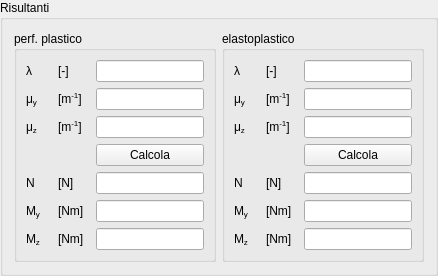
            <widget class="QGroupBox" name="NMyMzGBox">
             <property name="title">
              <string>Risultanti</string>
             </property>
             <layout class="QGridLayout" name="gridLayout_26">
              <item row="0" column="0">
               <widget class="QGroupBox" name="NMyMzPlastGBox">
                <property name="title">
                 <string>perf. plastico</string>
                </property>
                <layout class="QGridLayout" name="gridLayout_15">
                 <item row="0" column="0" colspan="3">
                  <widget class="QLabelRichName" name="lPlastLabel">
                   <property name="text">
                    <string>&lt;!DOCTYPE HTML PUBLIC &quot;-//W3C//DTD HTML 4.0//EN&quot; &quot;http://www.w3.org/TR/REC-html40/strict.dtd&quot;&gt;
&lt;html&gt;&lt;head&gt;&lt;meta name=&quot;qrichtext&quot; content=&quot;1&quot; /&gt;&lt;/head&gt;
&lt;body&gt;
λ
&lt;/body&gt;
&lt;/html&gt;</string>
                   </property>
                  </widget>
                 </item>
                 <item row="0" column="4" colspan="2">
                  <widget class="QLabelUnitMeasure" name="lPlastUMLabel">
                   <property name="text">
                    <string>&lt;!DOCTYPE HTML PUBLIC &quot;-//W3C//DTD HTML 4.0//EN&quot; &quot;http://www.w3.org/TR/REC-html40/strict.dtd&quot;&gt;
&lt;html&gt;&lt;head&gt;&lt;meta name=&quot;qrichtext&quot; content=&quot;1&quot; /&gt;&lt;/head&gt;
&lt;body&gt;
[-]
&lt;/body&gt;
&lt;/html&gt;</string>
                   </property>
                  </widget>
                 </item>
                 <item row="0" column="6">
                  <widget class="QLineEditValue" name="lPlastLEdit">
                   <property name="styleSheet">
                    <string notr="true"/>
                   </property>
                  </widget>
                 </item>
                 <item row="1" column="0" colspan="3">
                  <widget class="QLabelRichName" name="myPlastLabel">
                   <property name="text">
                    <string>&lt;!DOCTYPE HTML PUBLIC &quot;-//W3C//DTD HTML 4.0//EN&quot; &quot;http://www.w3.org/TR/REC-html40/strict.dtd&quot;&gt;
&lt;html&gt;&lt;head&gt;&lt;meta name=&quot;qrichtext&quot; content=&quot;1&quot; /&gt;&lt;/head&gt;
&lt;body&gt;
μ&lt;span style=&quot; vertical-align:sub;&quot;&gt;y&lt;/span&gt;
&lt;/body&gt;
&lt;/html&gt;</string>
                   </property>
                  </widget>
                 </item>
                 <item row="1" column="4" colspan="2">
                  <widget class="QLabelUnitMeasure" name="myPlastUMLabel">
                   <property name="text">
                    <string>&lt;!DOCTYPE HTML PUBLIC &quot;-//W3C//DTD HTML 4.0//EN&quot; &quot;http://www.w3.org/TR/REC-html40/strict.dtd&quot;&gt;
&lt;html&gt;&lt;head&gt;&lt;meta name=&quot;qrichtext&quot; content=&quot;1&quot; /&gt;&lt;/head&gt;
&lt;body&gt;
[m&lt;span style=&quot; vertical-align:super;&quot;&gt;-1&lt;/span&gt;]
&lt;/body&gt;
&lt;/html&gt;</string>
                   </property>
                  </widget>
                 </item>
                 <item row="1" column="6">
                  <widget class="QLineEditValue" name="myPlastLEdit">
                   <property name="styleSheet">
                    <string notr="true"/>
                   </property>
                  </widget>
                 </item>
                 <item row="2" column="0">
                  <widget class="QLabelRichName" name="mzPlastLabel">
                   <property name="text">
                    <string>&lt;!DOCTYPE HTML PUBLIC &quot;-//W3C//DTD HTML 4.0//EN&quot; &quot;http://www.w3.org/TR/REC-html40/strict.dtd&quot;&gt;
&lt;html&gt;&lt;head&gt;&lt;meta name=&quot;qrichtext&quot; content=&quot;1&quot; /&gt;&lt;/head&gt;
&lt;body&gt;
μ&lt;span style=&quot; vertical-align:sub;&quot;&gt;z&lt;/span&gt;
&lt;/body&gt;
&lt;/html&gt;</string>
                   </property>
                  </widget>
                 </item>
                 <item row="2" column="6">
                  <widget class="QLineEditValue" name="mzPlastLEdit">
                   <property name="styleSheet">
                    <string notr="true"/>
                   </property>
                  </widget>
                 </item>
                 <item row="4" column="0" colspan="3">
                  <widget class="QLabelRichName" name="NPlastLabel">
                   <property name="text">
                    <string>&lt;!DOCTYPE HTML PUBLIC &quot;-//W3C//DTD HTML 4.0//EN&quot; &quot;http://www.w3.org/TR/REC-html40/strict.dtd&quot;&gt;
&lt;html&gt;&lt;head&gt;&lt;meta name=&quot;qrichtext&quot; content=&quot;1&quot; /&gt;&lt;/head&gt;
&lt;body&gt;
N
&lt;/body&gt;&lt;/html&gt;</string>
                   </property>
                  </widget>
                 </item>
                 <item row="4" column="6">
                  <widget class="QLineEditValue" name="NPlastLEdit">
                   <property name="styleSheet">
                    <string notr="true"/>
                   </property>
                  </widget>
                 </item>
                 <item row="5" column="0">
                  <widget class="QLabelRichName" name="MyPlastLabel">
                   <property name="text">
                    <string>&lt;!DOCTYPE HTML PUBLIC &quot;-//W3C//DTD HTML 4.0//EN&quot; &quot;http://www.w3.org/TR/REC-html40/strict.dtd&quot;&gt;
&lt;html&gt;&lt;head&gt;&lt;meta name=&quot;qrichtext&quot; content=&quot;1&quot; /&gt;&lt;/head&gt;
&lt;body&gt;
M&lt;span style=&quot; vertical-align:sub;&quot;&gt;y&lt;/span&gt;
&lt;/body&gt;&lt;/html&gt;</string>
                   </property>
                  </widget>
                 </item>
                 <item row="5" column="6">
                  <widget class="QLineEditValue" name="MyPlastLEdit">
                   <property name="styleSheet">
                    <string notr="true"/>
                   </property>
                  </widget>
                 </item>
                 <item row="6" column="0">
                  <widget class="QLabelRichName" name="MzPlastLabel">
                   <property name="text">
                    <string>&lt;!DOCTYPE HTML PUBLIC &quot;-//W3C//DTD HTML 4.0//EN&quot; &quot;http://www.w3.org/TR/REC-html40/strict.dtd&quot;&gt;
&lt;html&gt;&lt;head&gt;&lt;meta name=&quot;qrichtext&quot; content=&quot;1&quot; /&gt;&lt;/head&gt;
&lt;body&gt;
M&lt;span style=&quot; vertical-align:sub;&quot;&gt;z&lt;/span&gt;
&lt;/body&gt;&lt;/html&gt;</string>
                   </property>
                  </widget>
                 </item>
                 <item row="6" column="6">
                  <widget class="QLineEditValue" name="MzPlastLEdit">
                   <property name="styleSheet">
                    <string notr="true"/>
                   </property>
                  </widget>
                 </item>
                 <item row="2" column="4">
                  <widget class="QLabelUnitMeasure" name="mzPlastUMLabel">
                   <property name="text">
                    <string>&lt;!DOCTYPE HTML PUBLIC &quot;-//W3C//DTD HTML 4.0//EN&quot; &quot;http://www.w3.org/TR/REC-html40/strict.dtd&quot;&gt;
&lt;html&gt;&lt;head&gt;&lt;meta name=&quot;qrichtext&quot; content=&quot;1&quot; /&gt;&lt;/head&gt;
&lt;body&gt;
[m&lt;span style=&quot; vertical-align:super;&quot;&gt;-1&lt;/span&gt;]
&lt;/body&gt;
&lt;/html&gt;</string>
                   </property>
                  </widget>
                 </item>
                 <item row="4" column="4">
                  <widget class="QLabelUnitMeasure" name="NPlastUMLabel">
                   <property name="text">
                    <string>&lt;!DOCTYPE HTML PUBLIC &quot;-//W3C//DTD HTML 4.0//EN&quot; &quot;http://www.w3.org/TR/REC-html40/strict.dtd&quot;&gt;
&lt;html&gt;&lt;head&gt;&lt;meta name=&quot;qrichtext&quot; content=&quot;1&quot; /&gt;&lt;/head&gt;
&lt;body&gt;
[N]
&lt;/body&gt;&lt;/html&gt;</string>
                   </property>
                  </widget>
                 </item>
                 <item row="5" column="4">
                  <widget class="QLabelUnitMeasure" name="MyPlastUMLabel">
                   <property name="text">
                    <string>&lt;!DOCTYPE HTML PUBLIC &quot;-//W3C//DTD HTML 4.0//EN&quot; &quot;http://www.w3.org/TR/REC-html40/strict.dtd&quot;&gt;
&lt;html&gt;&lt;head&gt;&lt;meta name=&quot;qrichtext&quot; content=&quot;1&quot; /&gt;&lt;/head&gt;
&lt;body&gt;
[Nm]
&lt;/body&gt;&lt;/html&gt;</string>
                   </property>
                  </widget>
                 </item>
                 <item row="6" column="4">
                  <widget class="QLabelUnitMeasure" name="MzPlastUMLabel">
                   <property name="text">
                    <string>&lt;!DOCTYPE HTML PUBLIC &quot;-//W3C//DTD HTML 4.0//EN&quot; &quot;http://www.w3.org/TR/REC-html40/strict.dtd&quot;&gt;
&lt;html&gt;&lt;head&gt;&lt;meta name=&quot;qrichtext&quot; content=&quot;1&quot; /&gt;&lt;/head&gt;
&lt;body&gt;
[Nm]
&lt;/body&gt;&lt;/html&gt;</string>
                   </property>
                  </widget>
                 </item>
                 <item row="3" column="6">
                  <widget class="QPushButton" name="calculateNMyMzPlastPButton">
                   <property name="text">
                    <string>Calcola</string>
                   </property>
                  </widget>
                 </item>
                </layout>
               </widget>
              </item>
              <item row="0" column="1">
               <widget class="QGroupBox" name="NMyMzElastPlastGBox">
                <property name="title">
                 <string>elastoplastico</string>
                </property>
                <layout class="QGridLayout" name="gridLayout_25">
                 <item row="0" column="0" colspan="3">
                  <widget class="QLabelRichName" name="lElastPlastLabel">
                   <property name="text">
                    <string>&lt;!DOCTYPE HTML PUBLIC &quot;-//W3C//DTD HTML 4.0//EN&quot; &quot;http://www.w3.org/TR/REC-html40/strict.dtd&quot;&gt;
&lt;html&gt;&lt;head&gt;&lt;meta name=&quot;qrichtext&quot; content=&quot;1&quot; /&gt;&lt;/head&gt;
&lt;body&gt;
λ
&lt;/body&gt;
&lt;/html&gt;</string>
                   </property>
                  </widget>
                 </item>
                 <item row="0" column="4" colspan="2">
                  <widget class="QLabelUnitMeasure" name="lElastPlastUMLabel">
                   <property name="text">
                    <string>&lt;!DOCTYPE HTML PUBLIC &quot;-//W3C//DTD HTML 4.0//EN&quot; &quot;http://www.w3.org/TR/REC-html40/strict.dtd&quot;&gt;
&lt;html&gt;&lt;head&gt;&lt;meta name=&quot;qrichtext&quot; content=&quot;1&quot; /&gt;&lt;/head&gt;
&lt;body&gt;
[-]
&lt;/body&gt;
&lt;/html&gt;</string>
                   </property>
                  </widget>
                 </item>
                 <item row="0" column="6">
                  <widget class="QLineEditValue" name="lElastPlastLEdit">
                   <property name="styleSheet">
                    <string notr="true"/>
                   </property>
                  </widget>
                 </item>
                 <item row="1" column="0" colspan="3">
                  <widget class="QLabelRichName" name="myElastPlastLabel">
                   <property name="text">
                    <string>&lt;!DOCTYPE HTML PUBLIC &quot;-//W3C//DTD HTML 4.0//EN&quot; &quot;http://www.w3.org/TR/REC-html40/strict.dtd&quot;&gt;
&lt;html&gt;&lt;head&gt;&lt;meta name=&quot;qrichtext&quot; content=&quot;1&quot; /&gt;&lt;/head&gt;
&lt;body&gt;
μ&lt;span style=&quot; vertical-align:sub;&quot;&gt;y&lt;/span&gt;
&lt;/body&gt;
&lt;/html&gt;</string>
                   </property>
                  </widget>
                 </item>
                 <item row="1" column="4" colspan="2">
                  <widget class="QLabelUnitMeasure" name="myElastPlastUMLabel">
                   <property name="text">
                    <string>&lt;!DOCTYPE HTML PUBLIC &quot;-//W3C//DTD HTML 4.0//EN&quot; &quot;http://www.w3.org/TR/REC-html40/strict.dtd&quot;&gt;
&lt;html&gt;&lt;head&gt;&lt;meta name=&quot;qrichtext&quot; content=&quot;1&quot; /&gt;&lt;/head&gt;
&lt;body&gt;
[m&lt;span style=&quot; vertical-align:super;&quot;&gt;-1&lt;/span&gt;]
&lt;/body&gt;
&lt;/html&gt;</string>
                   </property>
                  </widget>
                 </item>
                 <item row="1" column="6">
                  <widget class="QLineEditValue" name="myElastPlastLEdit">
                   <property name="styleSheet">
                    <string notr="true"/>
                   </property>
                  </widget>
                 </item>
                 <item row="2" column="0">
                  <widget class="QLabelRichName" name="mzElastPlastLabel">
                   <property name="text">
                    <string>&lt;!DOCTYPE HTML PUBLIC &quot;-//W3C//DTD HTML 4.0//EN&quot; &quot;http://www.w3.org/TR/REC-html40/strict.dtd&quot;&gt;
&lt;html&gt;&lt;head&gt;&lt;meta name=&quot;qrichtext&quot; content=&quot;1&quot; /&gt;&lt;/head&gt;
&lt;body&gt;
μ&lt;span style=&quot; vertical-align:sub;&quot;&gt;z&lt;/span&gt;
&lt;/body&gt;
&lt;/html&gt;</string>
                   </property>
                  </widget>
                 </item>
                 <item row="2" column="6">
                  <widget class="QLineEditValue" name="mzElastPlastLEdit">
                   <property name="styleSheet">
                    <string notr="true"/>
                   </property>
                  </widget>
                 </item>
                 <item row="4" column="0" colspan="3">
                  <widget class="QLabelRichName" name="NElastPlastLabel">
                   <property name="text">
                    <string>&lt;!DOCTYPE HTML PUBLIC &quot;-//W3C//DTD HTML 4.0//EN&quot; &quot;http://www.w3.org/TR/REC-html40/strict.dtd&quot;&gt;
&lt;html&gt;&lt;head&gt;&lt;meta name=&quot;qrichtext&quot; content=&quot;1&quot; /&gt;&lt;/head&gt;
&lt;body&gt;
N
&lt;/body&gt;&lt;/html&gt;</string>
                   </property>
                  </widget>
                 </item>
                 <item row="4" column="6">
                  <widget class="QLineEditValue" name="NElastPlastLEdit">
                   <property name="styleSheet">
                    <string notr="true"/>
                   </property>
                  </widget>
                 </item>
                 <item row="5" column="0">
                  <widget class="QLabelRichName" name="MyElastPlastLabel">
                   <property name="text">
                    <string>&lt;!DOCTYPE HTML PUBLIC &quot;-//W3C//DTD HTML 4.0//EN&quot; &quot;http://www.w3.org/TR/REC-html40/strict.dtd&quot;&gt;
&lt;html&gt;&lt;head&gt;&lt;meta name=&quot;qrichtext&quot; content=&quot;1&quot; /&gt;&lt;/head&gt;
&lt;body&gt;
M&lt;span style=&quot; vertical-align:sub;&quot;&gt;y&lt;/span&gt;
&lt;/body&gt;&lt;/html&gt;</string>
                   </property>
                  </widget>
                 </item>
                 <item row="5" column="6">
                  <widget class="QLineEditValue" name="MyElastPlastLEdit">
                   <property name="styleSheet">
                    <string notr="true"/>
                   </property>
                  </widget>
                 </item>
                 <item row="6" column="0">
                  <widget class="QLabelRichName" name="MzElastPlastLabel">
                   <property name="text">
                    <string>&lt;!DOCTYPE HTML PUBLIC &quot;-//W3C//DTD HTML 4.0//EN&quot; &quot;http://www.w3.org/TR/REC-html40/strict.dtd&quot;&gt;
&lt;html&gt;&lt;head&gt;&lt;meta name=&quot;qrichtext&quot; content=&quot;1&quot; /&gt;&lt;/head&gt;
&lt;body&gt;
M&lt;span style=&quot; vertical-align:sub;&quot;&gt;z&lt;/span&gt;
&lt;/body&gt;&lt;/html&gt;</string>
                   </property>
                  </widget>
                 </item>
                 <item row="6" column="6">
                  <widget class="QLineEditValue" name="MzElastPlastLEdit">
                   <property name="styleSheet">
                    <string notr="true"/>
                   </property>
                  </widget>
                 </item>
                 <item row="2" column="4">
                  <widget class="QLabelUnitMeasure" name="mzElastPlastUMLabel">
                   <property name="text">
                    <string>&lt;!DOCTYPE HTML PUBLIC &quot;-//W3C//DTD HTML 4.0//EN&quot; &quot;http://www.w3.org/TR/REC-html40/strict.dtd&quot;&gt;
&lt;html&gt;&lt;head&gt;&lt;meta name=&quot;qrichtext&quot; content=&quot;1&quot; /&gt;&lt;/head&gt;
&lt;body&gt;
[m&lt;span style=&quot; vertical-align:super;&quot;&gt;-1&lt;/span&gt;]
&lt;/body&gt;
&lt;/html&gt;</string>
                   </property>
                  </widget>
                 </item>
                 <item row="4" column="4">
                  <widget class="QLabelUnitMeasure" name="NElastPlastUMLabel">
                   <property name="text">
                    <string>&lt;!DOCTYPE HTML PUBLIC &quot;-//W3C//DTD HTML 4.0//EN&quot; &quot;http://www.w3.org/TR/REC-html40/strict.dtd&quot;&gt;
&lt;html&gt;&lt;head&gt;&lt;meta name=&quot;qrichtext&quot; content=&quot;1&quot; /&gt;&lt;/head&gt;
&lt;body&gt;
[N]
&lt;/body&gt;&lt;/html&gt;</string>
                   </property>
                  </widget>
                 </item>
                 <item row="5" column="4">
                  <widget class="QLabelUnitMeasure" name="MyElastPlastUMLabel">
                   <property name="text">
                    <string>&lt;!DOCTYPE HTML PUBLIC &quot;-//W3C//DTD HTML 4.0//EN&quot; &quot;http://www.w3.org/TR/REC-html40/strict.dtd&quot;&gt;
&lt;html&gt;&lt;head&gt;&lt;meta name=&quot;qrichtext&quot; content=&quot;1&quot; /&gt;&lt;/head&gt;
&lt;body&gt;
[Nm]
&lt;/body&gt;&lt;/html&gt;</string>
                   </property>
                  </widget>
                 </item>
                 <item row="6" column="4">
                  <widget class="QLabelUnitMeasure" name="MzElastPlastUMLabel">
                   <property name="text">
                    <string>&lt;!DOCTYPE HTML PUBLIC &quot;-//W3C//DTD HTML 4.0//EN&quot; &quot;http://www.w3.org/TR/REC-html40/strict.dtd&quot;&gt;
&lt;html&gt;&lt;head&gt;&lt;meta name=&quot;qrichtext&quot; content=&quot;1&quot; /&gt;&lt;/head&gt;
&lt;body&gt;
[Nm]
&lt;/body&gt;&lt;/html&gt;</string>
                   </property>
                  </widget>
                 </item>
                 <item row="3" column="6">
                  <widget class="QPushButton" name="calculateNMyMzElastPlastPButton">
                   <property name="text">
                    <string>Calcola</string>
                   </property>
                  </widget>
                 </item>
                </layout>
               </widget>
              </item>
             </layout>
            </widget>
